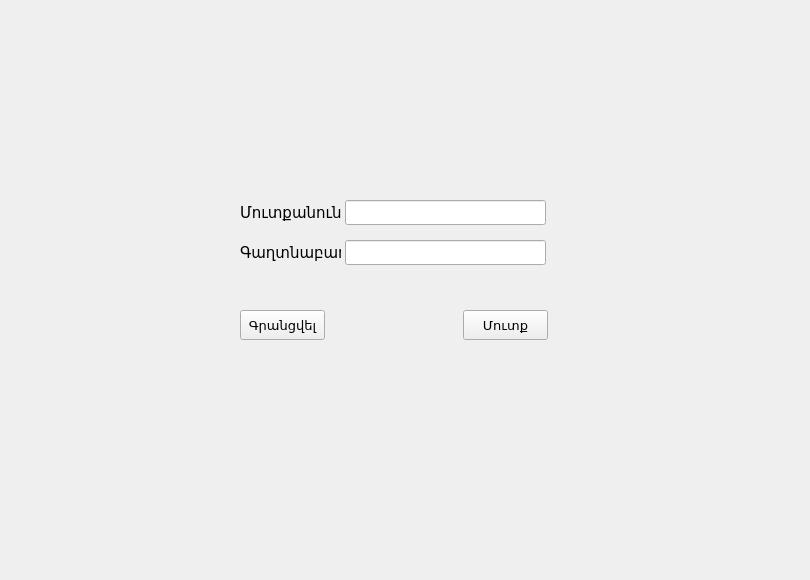
<?xml version="1.0" encoding="UTF-8"?>
<ui version="4.0">
 <class>Login</class>
 <widget class="QWidget" name="Login">
  <property name="geometry">
   <rect>
    <x>0</x>
    <y>0</y>
    <width>810</width>
    <height>580</height>
   </rect>
  </property>
  <property name="windowTitle">
   <string>Form</string>
  </property>
  <widget class="QLineEdit" name="login_edit">
   <property name="geometry">
    <rect>
     <x>345</x>
     <y>200</y>
     <width>201</width>
     <height>25</height>
    </rect>
   </property>
   <property name="font">
    <font>
     <pointsize>10</pointsize>
    </font>
   </property>
   <property name="maxLength">
    <number>20</number>
   </property>
  </widget>
  <widget class="QLabel" name="label_3">
   <property name="geometry">
    <rect>
     <x>240</x>
     <y>200</y>
     <width>101</width>
     <height>25</height>
    </rect>
   </property>
   <property name="font">
    <font>
     <pointsize>11</pointsize>
    </font>
   </property>
   <property name="text">
    <string>Մուտքանուն</string>
   </property>
  </widget>
  <widget class="QLineEdit" name="password_edit">
   <property name="geometry">
    <rect>
     <x>345</x>
     <y>240</y>
     <width>201</width>
     <height>25</height>
    </rect>
   </property>
   <property name="font">
    <font>
     <pointsize>10</pointsize>
    </font>
   </property>
   <property name="maxLength">
    <number>16</number>
   </property>
  </widget>
  <widget class="QLabel" name="label_4">
   <property name="geometry">
    <rect>
     <x>240</x>
     <y>240</y>
     <width>101</width>
     <height>25</height>
    </rect>
   </property>
   <property name="font">
    <font>
     <pointsize>11</pointsize>
    </font>
   </property>
   <property name="text">
    <string>Գաղտնաբառ</string>
   </property>
  </widget>
  <widget class="QPushButton" name="register_button">
   <property name="geometry">
    <rect>
     <x>240</x>
     <y>310</y>
     <width>85</width>
     <height>30</height>
    </rect>
   </property>
   <property name="font">
    <font>
     <pointsize>10</pointsize>
    </font>
   </property>
   <property name="text">
    <string>Գրանցվել</string>
   </property>
  </widget>
  <widget class="QPushButton" name="log_in_button">
   <property name="geometry">
    <rect>
     <x>463</x>
     <y>310</y>
     <width>85</width>
     <height>30</height>
    </rect>
   </property>
   <property name="font">
    <font>
     <pointsize>10</pointsize>
    </font>
   </property>
   <property name="text">
    <string>Մուտք</string>
   </property>
  </widget>
  <widget class="EyeLabel" name="password_show">
   <property name="geometry">
    <rect>
     <x>520</x>
     <y>240</y>
     <width>25</width>
     <height>25</height>
    </rect>
   </property>
   <property name="text">
    <string/>
   </property>
   <property name="margin">
    <number>0</number>
   </property>
   <property name="indent">
    <number>0</number>
   </property>
  </widget>
 </widget>
 <customwidgets>
  <customwidget>
   <class>EyeLabel</class>
   <extends>QLabel</extends>
   <header>registration.h</header>
  </customwidget>
 </customwidgets>
 <resources/>
 <connections/>
</ui>
